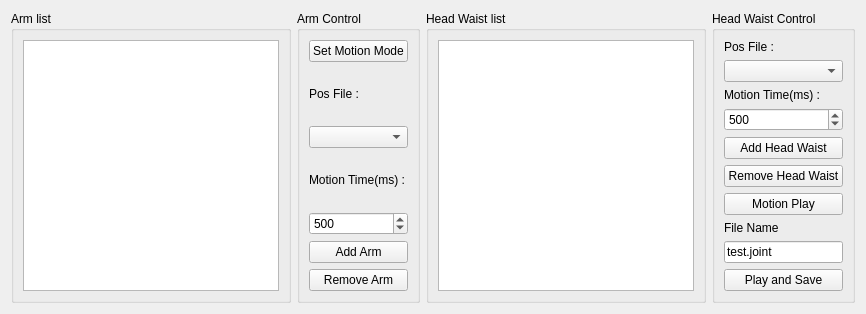
          <widget class="QWidget" name="tab_motion_test">
           <attribute name="title">
            <string>Motion Play</string>
           </attribute>
           <layout class="QGridLayout" name="gridLayout_9">
            <item row="0" column="0">
             <widget class="QGroupBox" name="groupBox_8">
              <property name="title">
               <string>Arm list</string>
              </property>
              <layout class="QVBoxLayout" name="verticalLayout_motion_list">
               <item>
                <widget class="QListWidget" name="motion_list">
                </widget>
               </item>
              </layout>
             </widget>
            </item>
            <item row="0" column="1">
             <widget class="QGroupBox" name="groupBox_81">
              <property name="title">
               <string>Arm Control</string>
              </property>
              <layout class="QVBoxLayout" name="verticalLayout_button_set_motion">
                <item>
                  <widget class="QPushButton" name="button_set_motion">
                  <property name="text">
                    <string>Set Motion Mode</string>
                  </property>
                  </widget>
                </item>
                <item>
                  <widget class="QLabel" name="motion_file_label">
                    <property name="text">
                      <string>Pos File :</string>
                    </property>
                  </widget>
                </item>
                <item>
                  <widget class="QComboBox" name="motion_add_file_combo">
                  </widget>
                </item>
                <item>
                  <widget class="QLabel" name="motion_time_label">
                    <property name="text">
                      <string>Motion Time(ms) :</string>
                    </property>
                  </widget>
                </item>
                <item>
                  <widget class="QDoubleSpinBox" name="motion_time_edit">
                    <property name="decimals">
                      <number>0</number>
                    </property>
                    <property name="minimum">
                     <double>0.0</double>
                    </property>
                    <property name="maximum">
                      <double>1000000</double>
                    </property>
                    <property name="singleStep">
                      <double>100</double>
                    </property>
                    <property name="value">
                      <double>500.0</double>
                    </property>
                  </widget>
                </item>
                <item>
                  <widget class="QPushButton" name="motion_add_file">
                    <property name="text">
                      <string>Add Arm</string>
                    </property>
                  </widget>
                </item>     
                <item>
                  <widget class="QPushButton" name="motion_remove_file">
                    <property name="text">
                      <string>Remove Arm</string>
                    </property>
                  </widget>
                </item>
              </layout>
             </widget>
            </item>
            <item row="0" column="2">
             <widget class="QGroupBox" name="hw_groupBox_8">
              <property name="title">
               <string>Head Waist list</string>
              </property>
              <layout class="QVBoxLayout" name="hw_verticalLayout_motion_list">
               <item>
                <widget class="QListWidget" name="hw_motion_list">
                </widget>
               </item>
              </layout>
             </widget>
            </item>
            <item row="0" column="3">
             <widget class="QGroupBox" name="hw_groupBox_81">
              <property name="title">
               <string>Head Waist Control</string>
              </property>
              <layout class="QVBoxLayout" name="hw_verticalLayout_button_set_motion">
                <item>
                  <widget class="QLabel" name="hw_motion_file_label">
                    <property name="text">
                      <string>Pos File :</string>
                    </property>
                  </widget>
                </item>
                <item>
                  <widget class="QComboBox" name="hw_motion_add_file_combo">
                  </widget>
                </item>
                <item>
                  <widget class="QLabel" name="hw_motion_time_label">
                    <property name="text">
                      <string>Motion Time(ms) :</string>
                    </property>
                  </widget>
                </item>
                <item>
                  <widget class="QDoubleSpinBox" name="hw_motion_time_edit">
                    <property name="decimals">
                      <number>0</number>
                    </property>
                    <property name="minimum">
                     <double>0.0</double>
                    </property>
                    <property name="maximum">
                      <double>1000000</double>
                    </property>
                    <property name="singleStep">
                      <double>100</double>
                    </property>
                    <property name="value">
                      <double>500.0</double>
                    </property>
                  </widget>
                </item>
                <item>
                  <widget class="QPushButton" name="hw_motion_add_file">
                    <property name="text">
                      <string>Add Head Waist</string>
                    </property>
                  </widget>
                </item>     
                <item>
                  <widget class="QPushButton" name="hw_motion_remove_file">
                    <property name="text">
                      <string>Remove Head Waist</string>
                    </property>
                  </widget>
                </item>
                <item>
                  <widget class="QPushButton" name="motion_file_play_test">
                    <property name="text">
                      <string>Motion Play</string>
                    </property>
                  </widget>
                </item>
                <item>
                  <widget class="QLabel" name="motion_file_play_save_label">
                    <property name="text">
                      <string>File Name</string>
                    </property>
                  </widget>
                </item>  
                <item>
                  <widget class="QLineEdit" name="motion_file_play_save_edit">
                    <property name="text">
                      <string>test.joint</string>
                    </property>
                  </widget>
                </item>  
                <item>
                  <widget class="QPushButton" name="motion_file_play_save">
                    <property name="text">
                      <string>Play and Save</string>
                    </property>
                  </widget>
                </item>              
              </layout>
             </widget>
            </item>
           </layout>
          </widget>
